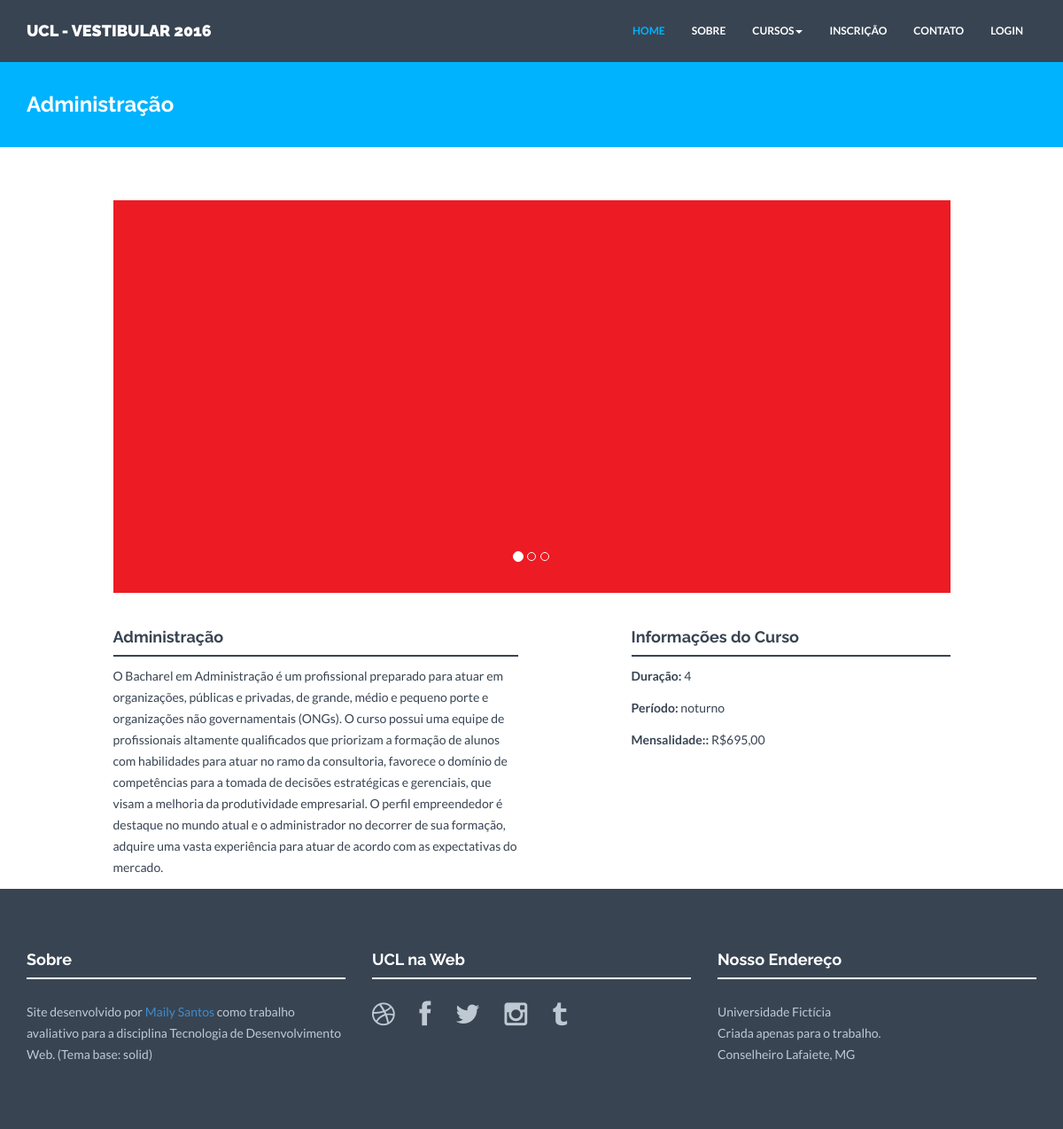
/administracao.php, run on the app's committed database.
### tables this page shows
CREATE TABLE IF NOT EXISTS `curso` (
  `idcurso` int(11) NOT NULL AUTO_INCREMENT,
  `cod` varchar(12) NOT NULL,
  `nome` varchar(150) NOT NULL,
  `duracao` int(11) NOT NULL,
  `periodo` varchar(11) NOT NULL,
  `mensalidade` varchar(15) NOT NULL,
  `descricao` varchar(1000) NOT NULL,
  `foto1` varchar(200) NOT NULL,
  `foto2` varchar(200) NOT NULL,
  `foto3` varchar(200) NOT NULL,
  PRIMARY KEY (`idcurso`),
  UNIQUE KEY `cod` (`cod`)
);

### administracao.php (the view, shortened to what this page needs)
<?php
include "header.php";
?>
<?php
$link = DBConnect();
$query_list = "SELECT * FROM curso WHERE cod='ADM'";
if ($result = $link->query($query_list)) {
    while ($row = $result->fetch_row()) {
?>
<div id="blue">
    <div class="container">
        <div class="row">
            <h3><?= $row[2] ?></h3>
        </div>
    </div>
</div>
<div class="container mt">
    <div class="row">
        <div class="col-lg-10 col-lg-offset-1 centered">
            <div id="carousel-example-generic" class="carousel slide" data-ride="carousel">
                <ol class="carousel-indicators">
                    <li data-target="#carousel-example-generic" data-slide-to="0" class="active"></li>
                    <li data-target="#carousel-example-generic" data-slide-to="1"></li>
                    <li data-target="#carousel-example-generic" data-slide-to="2"></li>
                </ol>
                <div class="carousel-inner">
                    <div class="item active">
                        <img id="foto01" src="<?php echo "admin/" .$row[7] ?>" alt="">
                    </div>
                </div>
            </div><! --/Carousel -->
        </div>
        <div class="col-lg-5 col-lg-offset-1">
            <div id="conteudo-principal">
                <h4><?= $row[2] ?></h4>
                <div class="hline"></div>
                <p><?= $row[6] ?></p>
            </div>
        </div>
        <div class="col-lg-4 col-lg-offset-1">
            <h4>Informações do Curso</h4>
            <div class="hline"></div>
            <div id="conteudo-lateral">
                <p><b>Duração:</b> <?= $row[3] ?></p>
                <p><b>Período:</b> <?= $row[4] ?></p>
                <p><b>Mensalidade::</b> <?= $row[5] ?></p>
            </div>
        </div>
        <?php
            }
        }
        ?>
        <br><br>
    </div><! --/row -->
</div><! --/container -->
<?php
include "footer.php";
?>

### header.php (shortened to what this page needs)
<!DOCTYPE html>
<html lang="pt-BR">
<head>
    <link href="assets/css/bootstrap.css" rel="stylesheet">
    <link href="assets/css/style.css" rel="stylesheet">
    <link href="assets/css/font-awesome.min.css" rel="stylesheet">
</head>
<body>
<div class="navbar navbar-default navbar-fixed-top" role="navigation">
    <div class="container">
        <div class="navbar-header">
            <a class="navbar-brand" href="index.php">UCL - VESTIBULAR 2016</a>
        </div>
        <div class="navbar-collapse collapse navbar-right">
            <ul class="nav navbar-nav">
                <li class="active"><a href="index.php">HOME</a></li>
                <li><a href="sobre.php">SOBRE</a></li>
                <li>
                    <a href="#" class="dropdown-toggle" data-toggle="dropdown">CURSOS<b class="caret"></b></a>
                </li>
                <li><a href="inscricao.php">INSCRIÇÃO</a></li>
                <li><a href="contato.php">CONTATO</a></li>
                <li><a href="login.php">LOGIN</a></li>
            </ul>
        </div>
    </div>
</div>

### footer.php (shortened to what this page needs)
<div id="footerwrap">
    <div class="container">
        <div class="row">
            <div class="col-lg-4">
                <h4>Sobre</h4>
                <div class="hline-w"></div>
                <p>Site desenvolvido por <a href="http://github.com/mailyosantos">Maily Santos</a> como trabalho avaliativo para a disciplina Tecnologia de Desenvolvimento Web. (Tema base: solid)</p>
            </div>
            <div class="col-lg-4">
                <h4>UCL na Web</h4>
                <div class="hline-w"></div>
                <p>
                    <a href="#"><i class="fa fa-dribbble"></i></a>
                    <a href="#"><i class="fa fa-facebook"></i></a>
                    <a href="#"><i class="fa fa-twitter"></i></a>
                    <a href="#"><i class="fa fa-instagram"></i></a>
                    <a href="#"><i class="fa fa-tumblr"></i></a>
                </p>
            </div>
            <div class="col-lg-4">
                <h4>Nosso Endereço</h4>
                <div class="hline-w"></div>
                <p>
                    Universidade Fictícia<br>
                    Criada apenas para o trabalho. <br>
                    Conselheiro Lafaiete, MG <br>
                </p>
            </div>
        </div><! --/row -->
    </div><! --/container -->
</div><! --/footerwrap -->
</body>
</html>

### assets/css/style.css (style rules this page uses)
* { margin: 0; padding: 0px; }
body { background: #ffffff; margin: 0; height: 100%; color: #384452; font-family: 'Lato', sans-serif; font-weight: 400; }
h1, h2, h3, h4, h5, h6 { font-family: 'Raleway', sans-serif; font-weight: 700; }
p { padding: 0; margin-bottom: 12px; font-family: 'Lato', sans-serif; font-weight: 400; font-size: 14px; line-height: 24px; color: #384452; margin-top: 10px; }
img { height: auto; max-width: 100%; }
a { padding: 0; margin: 0; text-decoration: none; -webkit-transition: background-color .4s linear, color .4s linear; -moz-transition: background-color .4s linear, color .4s linear; -o-transition: background-color .4s linear, color .4s linear; -ms-transition: background-color .4s linear, color .4s linear; transition: background-color .4s linear, color .4s linear; }
.centered { text-align: center }
.navbar { min-height: 70px; padding-top: 10px; margin-bottom: 0px; }
.navbar-brand { font-family: 'Raleway', sans-serif; font-weight: 900; }
.navbar-header .navbar-brand { color: white; }
.navbar-default .navbar-nav > li > a { color: white; font-weight: 700; font-size: 12px; }
.navbar-default .navbar-nav > .active > a, .navbar-default .navbar-nav > .active > a:hover, .navbar-default .navbar-nav > .active > a:focus { color: #00b3fe; background-color: transparent; }
.navbar-default { background-color: #384452; border-color: transparent; }
.mt { margin-top: 60px; }
.hline { border-bottom: 2px solid #384452; }
.hline-w { border-bottom: 2px solid #ffffff; margin-bottom: 25px; }
#footerwrap { padding-top: 60px; padding-bottom: 60px; background: #384452; }
#footerwrap p { color: #bfc9d3; }
#footerwrap h4 { color: white; }
#footerwrap i { font-size: 30px; color: #bfc9d3; padding-right: 25px; }
#blue { background: #00b3fe; margin-top: 60px; margin-bottom: 60px; padding-top: 25px; padding-bottom: 25px; }
#blue h3 { color: white; margin-left: 15px; }

### data on the page
curso: nome "Administração", foto1 (picture), descricao "O Bacharel em Administração é um profissional preparado para atuar em organizações, públicas e privadas, de grande, médio e pequeno porte e organizações não governamentais (ONGs). O curso possui uma equipe de profissionais altamente qualificados que priorizam a formação de alunos com habilidades para atuar no ramo da consultoria, favorece o domínio de competências para a tomada de decisões estratégicas e gerenciais, que visam a melhoria da produtividade empresarial. O perfil empreendedor é destaque no mundo atual e o administrador no decorrer de sua formação, adquire uma vasta experiência para atuar de acordo com as expectativas do mercado.", duracao "4", periodo "noturno", mensalidade "R$695,00"
